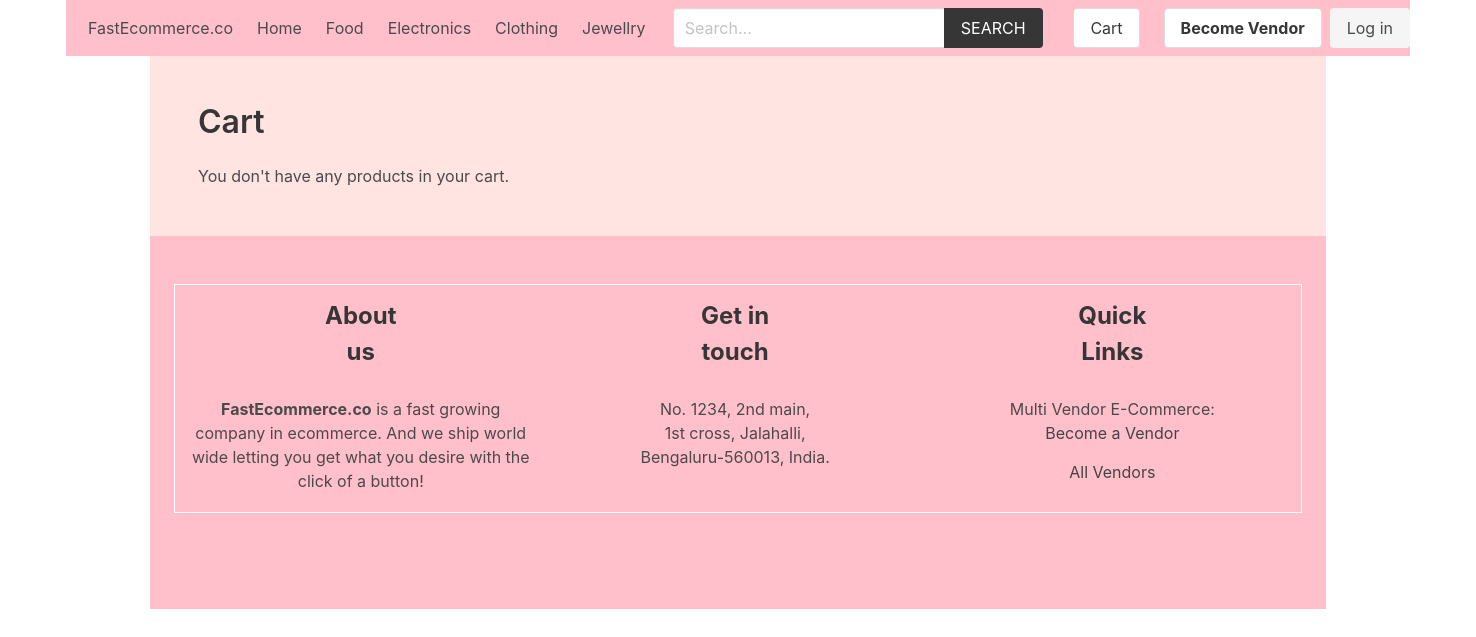
Page /cart/ on the committed database.
### product/models.py (models this page shows, shortened)
class Category(models.Model):
    title = models.CharField(max_length=50)
    slug = models.SlugField(max_length=55)
    ordering = models.IntegerField(default=0)
    class Meta:
        ordering = ['ordering']

### cart/views.py (the view)
# urls.py: path('', views.cart_detail, name="cart"),
def cart_detail(request):
    cart = Cart(request)
    if request.method == 'POST':
        form = CheckoutForm(request.POST)
        if form.is_valid():
            stripe.api_key = settings.STRIPE_SECRET_KEY
            stripe_token = form.cleaned_data['stripe_token']
            try:
                charge = stripe.Charge.create(
                    amount=int(cart.get_total_cost() * 100), # Amount in Cents
                    currency='USD',
                    description='Charge From Multivendor Shop',
                    source=stripe_token
                )
                first_name = form.cleaned_data['first_name']
                last_name = form.cleaned_data['last_name']
                email = form.cleaned_data['email']
                phone = form.cleaned_data['phone']
                address = form.cleaned_data['address']
                zipcode = form.cleaned_data['zipcode']
                place = form.cleaned_data['place']
                order = checkout(request, first_name, last_name, email, phone, address, zipcode, place, cart.get_total_cost())
                cart.clear()
                notify_customer(order)
                notify_vendor(order)
                return redirect('cart:success')
            except Exception:
                messages.error(request, "Something went wrong with payment.")
    else:
        form = CheckoutForm()
    remove_from_cart = request.GET.get('remove_from_cart', '')
    change_quantity = request.GET.get('change_quantity', '')
    quantity = request.GET.get('quantity', 0)
    if remove_from_cart:
        cart.remove(remove_from_cart)
        return redirect('cart:cart')
    if change_quantity:
        cart.add(change_quantity, quantity, True)
        return redirect('cart:cart')
    return render(request, 'cart/cart.html', {'form': form, 'stripe_pub_key': settings.STRIPE_PUB_KEY})

### cart/forms.py
class CheckoutForm(forms.Form):
    first_name = forms.CharField(max_length=255)
    last_name = forms.CharField(max_length=255)
    email = forms.EmailField(max_length=255)
    phone = forms.CharField(max_length=255)
    address = forms.CharField(max_length=255)
    zipcode = forms.CharField(max_length=255)
    place = forms.CharField(max_length=255)
    stripe_token = forms.CharField(max_length=255)

### cart/cart.py (called while the page is built)
    def __len__(self):
        return sum(item['quantity'] for item in self.cart.values())

### cart/context_processors.py (called while the page is built)
def cart(request):
    return {'cart': Cart(request)}

### product/context_processors.py (called while the page is built)
def menu_categories(request):
    categories = Category.objects.all()
    return {'categories': categories}

### templates/cart/cart.html (shortened to what this page needs)
{% extends 'core/base.html' %}
{% block content %}
    <h1 class="title">Cart</h1>
    {% if cart %}
        <div class="box mb-6">
            <div class="table">
                <table class="table is-fullwidth is-striped">
                    <thead>
                        <tr>
                            <th></th>
                            <th>Product</th>
                            <th>Quantity</th>
                            <th>Price</th>
                            <th></th>
                        </tr>
                    </thead>
                    <tbody>
                        {% for item in cart %}
                            <tr>
                                <td>
                                    <figure class="image is-64x64">
                                        <img src="{{ item.product.get_thumbnail }}" alt="{{item.product.title}}">
                                    </figure>
                                </td>
                                <td>
                                    <a href="{% url 'product:product' item.product.category.slug item.product.slug %}">{{item.product.title}}</a>
                                </td>
                                <td>
                                    ₹{{item.quantity}}
                                    <a href="?change_quantity={{ item.id }}&quantity=-1">-</a>
                                    <a href="?change_quantity={{ item.id }}&quantity=1">+</a>
                                </td>
                                <td>₹{{ item.total_price }}</td>
                                <td>
                                    <a href="?remove_from_cart={{item.id}}" class="delete">Remove</a>
                                </td>
                            </tr>
                        {% endfor %}
                    </tbody>
                    <tfoot>
                        <tr>
                            <td></td>
                            <td><strong>Total Cost</strong> </td>
                            <td><strong>{{ cart|length }}</strong> </td>
                            <td colspan="2">₹{{cart.get_total_cost}}</td>
                        </tr>
                    </tfoot>
                </table>
            </div>
        </div>
        <h2 class="subtitle">Contact Information</h2>
        <form method="post" action="" id="payment-form">
            {% csrf_token %}
            {% if form.non_field_errors %}
                <div class="notification is-danger">
                    {{form.non_field_errors}}
                </div>
            {% endif %}
            {% if form.errors %}
                <div class="notification is-danger">
                    <ul>
                        {% for field in form %}
                            {% for error in field.errors %}
                                <li><strong>{{field.label}}</strong>{{error}}</li>
                            {% endfor %}
                        {% endfor %}
                    </ul>
                </div>
            {% endif %}
            <div class="columns">
                <div class="column is-6">
                    <div class="field">
                        <label>First Name</label>
                        <div class="control">
                            <input type="text" name="first_name" id="" class="input">
                        </div>
                    </div>
                    <div class="field">
                        <label>Last Name</label>
                        <div class="control">
                            <input type="text" name="last_name" id="" class="input">
                        </div>
                    </div>
                    <div class="field">
                        <label>Email</label>
                        <div class="control">
                            <input type="email" name="email" id="" class="input">
                        </div>
                    </div>
                    <div class="field">
                        <label>Phone</label>
                        <div class="control">
                            <input type="text" name="phone" id="" class="input">
                        </div>
                    </div>
                </div>
                <div class="column is-6">
                    <div class="field">
                        <label>Address</label>
                        <div class="control">
                            <input type="text" name="address" id="" class="input">
                        </div>
                    </div>
                    <div class="field">
                        <label>Zip Code</label>
                        <div class="control">
                            <input type="text" name="zipcode" id="" class="input">
                        </div>
                    </div>
                    <div class="field">
                        <label>Place</label>
                        <div class="control">
                            <input type="text" name="place" id="" class="input">
                        </div>
                    </div>
                </div>
            </div>
            <h2 class="subtitle">Payment Information</h2>
            <div id="card-element">
                {% comment %} A stripe Element will be inserted here {% endcomment %}
            </div>
            {% if messages %}
                {% for message in messages %}
                    <div class="notification is-danger">
                        {{message}}
                    </div>
                {% endfor %}
            {% endif %}
            <div class="field">
                <div class="control">
                    <button class="button is-dark mt-4 is-uppercase">Checkout</button>
                </div>
            </div>
        </form>
    {% else %}
    <p>You don't have any products in your cart.</p>
    {% endif %}
{% endblock content %}

### templates/core/base.html (shortened to what this page needs)
{% load static %}
<!DOCTYPE html>
<html lang="en">
<head>
    <link rel="stylesheet" href="https://cdn.jsdelivr.net/npm/bulma@0.9.2/css/bulma.min.css">
    <link rel="stylesheet" href="{% static 'css/main.css' %}">
</head>
<body>
    <div class="container">
        <nav class="navbar navbar-light" role="navigation" aria-label="main navigation"  style="background-color: pink;">
            <div class="navbar-brand" style="margin-left: 10px;">
                <a class="navbar-item" href="{% url 'core:home' %}">
                    FastEcommerce.co
            </a>
            </div>
            <div id="navbarBasicExample" class="navbar-menu">
                <div class="navbar-start">
                <a class="navbar-item" href="{% url 'core:home' %}">
                    Home
                </a>
                {% for category in categories %}
                    <a class="navbar-item" href="{% url 'product:category' category.slug %}">
                        {{category.title}}
                    </a>
                {% endfor %}
                </div>
                <div class="navbar-start">
                    <div class="navbar-item">
                        <form method="get" action="{% url 'product:search' %}">
                            <div class="field has-addons">
                                <div class="control">
                                    <input type="search" name="query" id="" class="input" placeholder="Search...">
                                </div>
                                <div class="control">
                                    <button class="button is-dark is-uppercase">Search</button>
                                </div>
                            </div>
                        </form>
                    </div>
                </div>
                <div class="navbar-end">
                <div class="navbar-item">
                    <a href="{% url 'cart:cart' %}" class="button is-secondary">Cart {% if cart %}({{cart|length}}){% endif %}</a>
                </div>
                {% if request.user.is_authenticated %}
                <div class="navbar-item has-dropdown is-hoverable">
                    <a class="navbar-link is-capitalized">
                    {{user.vendor.name}}
                    </a>
                    <div class="navbar-dropdown">
                    <a class="navbar-item" href="{% url 'vendor:vendor-admin' %}">
                        Profile
                    </a>
                    <a class="navbar-item" href="{% url 'vendor:edit-vendor' %}">
                        Update Profile
                    </a>
                    <a class="navbar-item" href="{% url 'vendor:add-product' %}">
                        Add Product
                    </a>
                    <hr class="navbar-divider">
                    <a class="navbar-item" href="{% url 'vendor:logout' %}">
                        Logout
                    </a>
                    </div>
                </div>
                {% else %}
                <div class="navbar-item">
                    <div class="buttons">
                        <a class="button is-secondary" href="{% url 'vendor:become-vendor' %}">
                            <strong>Become Vendor</strong>
                        </a>
                        <a class="button is-light" href="{% url 'vendor:login' %}">
                            Log in
                        </a>
                    </div>
                </div>
                {% endif %}
                </div>
            </div>
            </nav>
    </div>
    <section class="section" style="background-color: #ffe4e1; margin-right: 150px; margin-left:150px;"">
        <div class="container">
            {% block content %}{% endblock content %}
        </div>
    </section>
    <footer class="footer" style="background-color:pink; margin-left:150px; margin-right:150px" >
        <div class="container">
            <table>
                <tr class="is-size-4 mb-4" ><th>About us</th> <th>Get in touch</th> <th>Quick Links</th></tr>
                <tr>
                    <td style = "width: 150px;"><b>FastEcommerce.co</b> is a fast growing company in ecommerce. And we ship world wide letting you get what you desire with the click of a button!</td>
                    <td>No. 1234, 2nd main, <br>1st cross, Jalahalli, <br>Bengaluru-560013, India.</td>
                    <td>Multi Vendor E-Commerce:<br>
                        {% if request.user.is_authenticated %}
                            <a href="{% url 'vendor:vendor-admin' %}">Vendor Admin</a>
                        {% else %}
                            <a href="{% url 'vendor:become-vendor' %}">Become a Vendor</a>
                        {% endif %}
                        <br>
                        <a href="{% url 'vendor:vendors' %}">All Vendors</a>
                    </td>
                </tr>
            </table>
        </div>
    </footer>
</body>
</html>

### core/static/css/main.css (style rules this page uses)
.footer a { margin-bottom: 15px; display: inline-block; color: #444; }

### templates/core/base.html (style rules this page uses)
table,th,td { margin:auto; border-collapse:collapse; padding:10pt; text-align:center; word-wrap: break-word; }
table { border:solid 1pt white; }
th { padding-left: 150px; padding-right: 150px; }

### rows in the picture
Category: title "Food"
Category: title "Electronics"
Category: title "Clothing"
Category: title "Jewellry"
